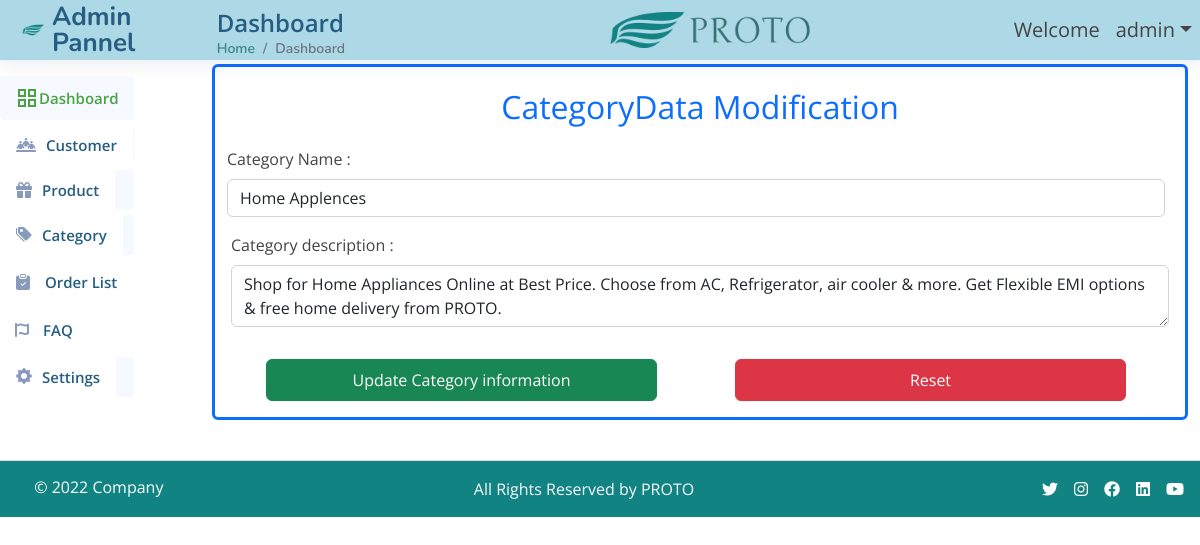
The page /admin/addCategories.php?category_id=9 (signed in) on the database its author committed.
### tables this page shows
CREATE TABLE `Categories` (
  `category_id` int(11) NOT NULL,
  `name` varchar(255) DEFAULT NULL,
  `description` text DEFAULT NULL
);

### lib/Connection.php (called while the page is built, shortened)
<?php
class Connection
{
    private $conn;
    public function __construct()
    {
        try {
            $this->conn = new PDO("mysql:host=192.168.102.241:3306;dbname=eCommerce", 'root', 'deep70');
        } catch (PDOException $e) {
            die("Connection failed: " . $e->getMessage());
        }
    }
    public function select($table, $fields = "*", $join = "", $joinParam = '', $where = "", $whereParam = '', $groupbyFieldName = "", $orderFieldName = "", $order = "", $limit = "",$offset="")
    {
        $sql = "SELECT $fields FROM $table";
        if (!empty($where)) {
            $sql .= " WHERE $where";
        }
        $stmt = $this->conn->prepare($sql);
        foreach ($whereParam as $key => $value) {
            if ($value['type'] == 'INT') {
                $stmt->bindParam($key, $value['value'], PDO::PARAM_INT);
            } else {
                $stmt->bindParam($key, $value['value'], PDO::PARAM_STR);
            }
        }
        $stmt->execute();
        return $stmt->fetchAll(PDO::FETCH_ASSOC);
    }
}

### admin/addCategories.php (the view, shortened to what this page needs)
<?php
require_once '../lib/Connection.php';
if (isset($_GET['category_id'])) {
    $operation = "Data Modification";
    $buttonName = "Update Category information";
    $conn = new Connection();
    $data = array(
        ":category_id" => array(
            "value" => $_GET['category_id'],
            "type" => 'INT'
        ),
    );
    $Result = $conn->select('Categories', ('category_id,name,description'), null, null, "category_id = :category_id", $data);
    $updateResult = $Result[0];
} else {
    $title = "Add Category";
    $buttonName = "Add Category";
    $operation = "Registration";
}
require_once '../lib/header.php';
require_once '../lib/navbar_admin.php';
?>
<div class="col-12 col-md-10 mb-3">
    <div class="container-fluid mt-3 border border-primary border-3 p-3 rounded">
        <div class="d-flex justify-content-center mb-3"><span class="fs-2 text-primary">Category<?php echo $operation; ?></span></div>
        <form class="row g-3 needs-validation" id="validater" novalidate method="post">
            <div class="row justify-content-center align-items-center g-2">
                <div class="col">
                    <label for="categoryName" class="form-label">Category Name : </label>
                    <input type="text" class="form-control" id="categoryName" name="categoryName" placeholder="Enter Category Name..." value="<?php echo $updateResult['name'] ?>" required>
                </div>
            </div>
            <div class="mb-3">
                <label for="categoryDescription" class="form-label">Category description : </label>
                <textarea class="form-control" id="categoryDescription" placeholder="Enter description..." name="categoryDescription" required><?php echo $updateResult['description'] ?></textarea>
            </div>
            <div class="d-flex gap-2 col-12">
                <button class="btn-validation btn btn-success p-2 col-5 mx-auto" id='categorySubmit' type="submit" name="categorySubmit"><?php echo $buttonName;?></button>
                <button class="btn btn-danger p-2 col-5 mx-auto" type="reset">Reset</button>
                <?php echo "<br>" . $valid; ?>
            </div>
        </form>
    </div>
</div>
<?php
require_once '../lib/footer.php';
?>

### assets/css/style.css (style rules this page uses)
:root { scroll-behavior: smooth; }
body { font-family: "Open Sans", sans-serif; background: white; color: #444444; }

### rows shown on the page
categories: categoryName "Home Applences", categoryDescription "Shop for Home Appliances Online at Best Price. Choose from AC, Refrigerator, air cooler & more. Get Flexible EMI options & free home delivery from PROTO."

### other values the page prints
$_SESSION['username'] "admin"
$operation "Data Modification"
$buttonName "Update Category information"
